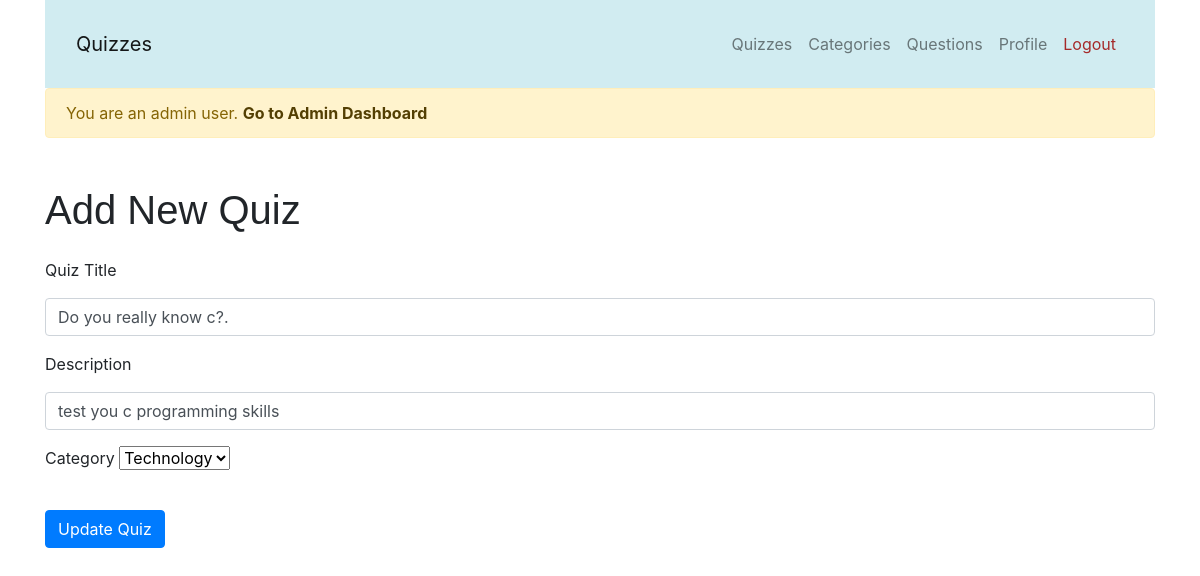
Screenshot of /admin/update_quiz/2 (signed in) with the database file from the repository.
### app/models.py (models this page shows, shortened)
class Quiz(db.Model):
    id = db.Column(db.Integer, primary_key=True)
    title = db.Column(db.String(200), nullable=False)
    description = db.Column(db.String(500), nullable=False)
    total_questions = db.Column(db.Integer, nullable=False, default=0)
    category_id = db.Column(db.Integer, db.ForeignKey('category.id'), nullable=False)
    questions = db.relationship('Question', backref='quiz', lazy=True, cascade='all, delete-orphan')
    quiz_results = db.relationship('QuizResult', backref='quiz', lazy=True, cascade='all, delete-orphan')

### app/routes.py (the view, shortened to what this page needs)
@main.route('/admin/update_quiz/<int:quiz_id>', methods=['GET', 'POST'])
@login_required
@admin_required
def update_quiz(quiz_id):
    quiz = Quiz.query.get_or_404(quiz_id)
    form = QuizForm(obj=quiz)
    return render_template('admin/update_quiz.html', form=form)

### app/forms.py
class QuizForm(FlaskForm):
    title = StringField('Quiz Title', validators=[DataRequired(), Length(min=2, max=200)])
    description = StringField('Description', validators=[DataRequired(), Length(min=10, max=500)])
    category_id = SelectField('Category', coerce=int)
    submit = SubmitField('Add Quiz')
    def __init__(self, *args, **kwargs):
        super(QuizForm, self).__init__(*args, **kwargs)
        self.category_id.choices = [(c.id, c.name) for c in Category.query.all()]

### app/__init__.py (called while the page is built)
@login_manager.user_loader
def load_user(user_id):
    from .models import User
    return User.query.get(int(user_id))

### app/utils.py (called while the page is built)
def admin_required(f):
    @wraps(f)
    def decorated_function(*args, **kwargs):
        if not current_user.is_admin:
            abort(403)  # Forbidden
        return f(*args, **kwargs)
    return decorated_function

### app/templates/admin/update_quiz.html (shortened to what this page needs)
{% extends 'base.html' %}
{% block content %}
<h1 class="mb-4">Add New Quiz</h1>
<form method="POST" action="">
    <div class="form-group mb-3">
        <label for="title">{{ form.title.label }}</label>
        {{ form.title(class="form-control", size=32) }}
    </div>
    <div class="form-group mb-3">
        <label for="description">{{ form.description.label }}</label>
        {{ form.description(class="form-control", size=64) }}
    </div>
    <div class="form-group mb-4">
        <label for="category_id">{{ form.category_id.label }}</label>
        {{ form.category_id(class="form-select") }}
    </div>
    <button type="submit" class="btn btn-primary">Update Quiz</button>
</form>
{% endblock %}

### app/static/css/styles.css (style rules this page uses)
body { font-family: 'Lato', sans-serif; background-color: #f8f8f8; }
h1, h2, h3, h4, h5, h6 { font-family: 'Raleway', sans-serif; }

### rows the page displays
Quiz: title "Do you really know c?.", description "test you c programming skills", category_id "Technology"
